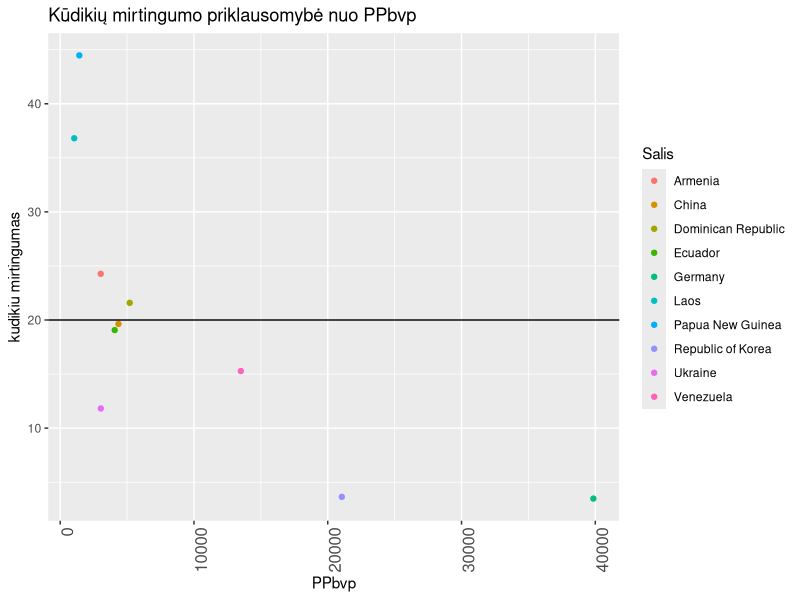

The R script that drew this image:
###############################################################################
####                    Klausimų pavyzdžiai spalio 8 d.                    ####
###############################################################################
# Įvykdykite komandą
B<-2:7 #skaiciu seka
# Klausimai:
# Koks objekto B tipas?
class(B) #tipas-integar
str(B)
mode(B)
# Kokie objekto matavimai (elementų skaičius)?
length(B) #elementu skc 6 (kadangi vektorius tai vienintele dimensija ilgis)
# Parašykite komandų (kurias įvykdžius gaunami atsakymai į klausimus)
# tekstą ir atsakymus.
#
#Įvykdykite komandą
library(car)
install.packages("car")
#      Klausimai apie duomenų rinkinį UN
#
#
###########################################################
#
#   Klausimai:
#
# 1) Kiek eilučių ir stulpelių turi duomenų aibė
# (parašykit atitinkamą komandą ir atsakymą)?
data(UN) #Susiradau rinkini
ncol(UN) #Stulpeli7 skc -7
nrow(UN) #eiluciu skc -213
# 2) Parašykit komandą, kurią įvykdžius, kintamojo “ppgdp” 
# pavadinimas pasikeis į “ppbvp”.
colnames(UN)[colnames(UN)=="ppgdp"] <- "ppbvp"
# 3) Parašykite komandas, kurias įvykdžius, iš duomenų aibės bus išrinktos:
#    a) eilutės (šalių duomenys), kuriose tikėtina moterų gyvenimo trukmė  didesnė nei 45 metai ir
#        ne didesne nei 70,
library(dplyr)
filter(UN, UN$lifeExpF>45 & UN$lifeExpF<=70)
#    b) eilutės su gimstamumo rodikliu (fertility) didesniu nei 2 arba kūdikių
#        mirtingumu (infantMortality) mažesniu nei 50,
filter(UN, UN$fertility>2 | UN$infantMortality<50)
#    c) eilutes, kuriose kintamasis pctUrban neturi praleistų reikšmių.
filter(UN, pctUrban!="NA")
filter(UN, !is.na(pctUrban)) #kitas variantas
# 4) Parašykit komandą (ir jos atsakymą), kurias įvydžius, apskaičiuosime 
# vidutinį kūdikių mirštamumo rodiklį šalims, kurių ppbvp>1000. 
r<-filter(UN, UN$ppbvp>1000)
mean(r$ppbvp, na.rm=T) #15953.35
#####################################################
#
#   Įvykdykite žemiau parašytas komandas
#
####################################################
library(ggplot2)
UNN<-UN
UNN$country<-rownames(UN)
UNN<-na.omit(sample_n(UNN,10))
ggplot(UNN,aes(x=ppbvp,y=infantMortality,color=country))+geom_point()+
        theme(axis.text.x=element_text(angle=90, hjust=1,size = "12"))+
        xlab("PPbvp") + ylab("kudikiu mirtingumas")+
        ggtitle("Kūdikių mirtingumo priklausomybė nuo PPbvp")+
        geom_hline(aes(yintercept=20))+
        scale_color_discrete(name = "Salis")
##########################################################################
#
# 1) Papildykite ggplot komandą taip, kad x ašies pavadinimas būtų “PPbvp”,
#    o y ašies “kūdikių mirtingumas”.
#xlab("PPbvp") + ylab("kudikiu mirtingumas")
# 2) Papildykite komandą, kad legendos pavadinimas būtų "šalis".
#scale_color_discrete(name = "Salis")
# 3) Papildykite  komandą, kad būtų pateiktas grafiko pavadinimas:
# “Kūdikių mirtingumo priklausomybė nuo PPbvp”.
#ggtitle("Kūdikių mirtingumo priklausomybė nuo PPbvp")
# 4) Perrašykite komandą taip, kad x ašies žymelės būtų pateiktos vertikaliai.
#theme(axis.text.x=element_text(angle=90, hjust=1,size = "12"))
# 5) Papildykite komandą taip, kad būtų nubrėžta horizontali atskaitos linija y=20.
#geom_hline(aes(yintercept=20))